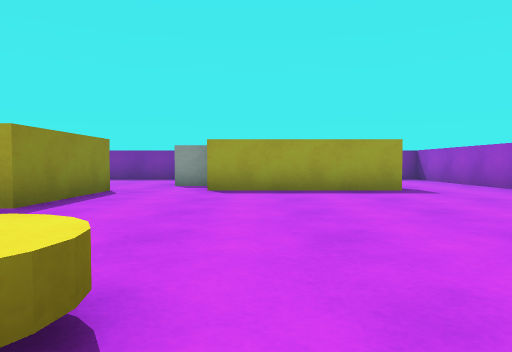
[1] (above)

15 first-person views from a walk through a 3-D level made in the Unity game engine. The camera is 0.56 m above the floor, tilts 2° down and sees 70° across. The floor is counted in squares, 1 m on a side. Each view is taken from the middle of a square. On the plan, view 1 faces up. The plan holds only what a view shows up to about 10 squares ahead; the rest is blank. The player character is not drawn. Surface patterns are stand-ins for the level's own textures.

[2]
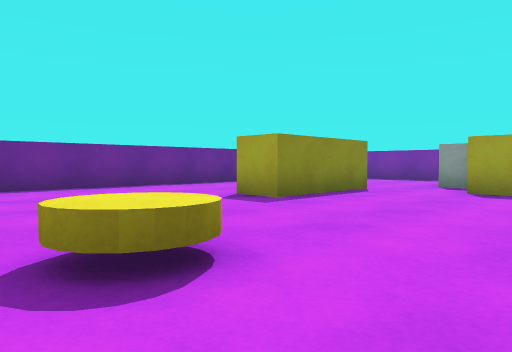

[3]
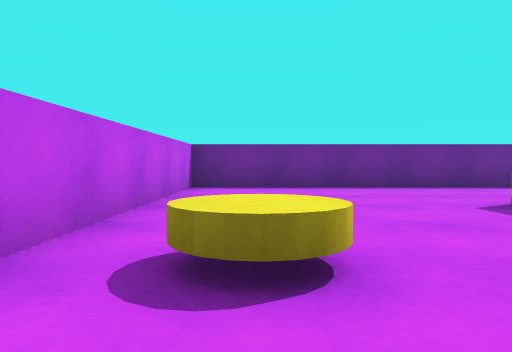

[4]
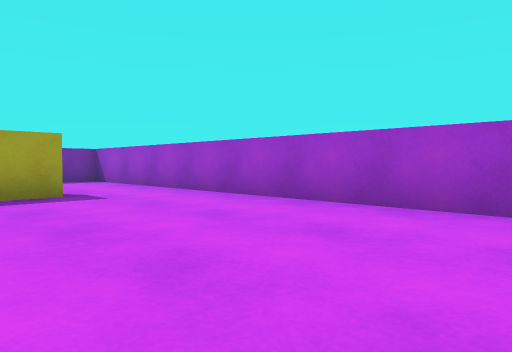

[5]
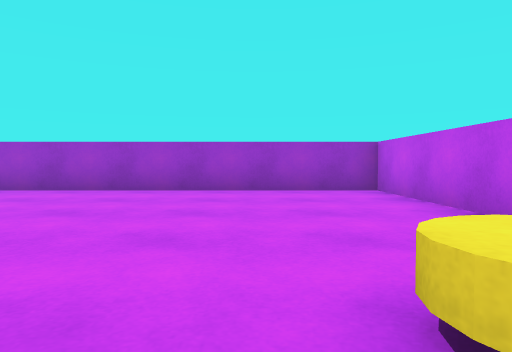

[6]
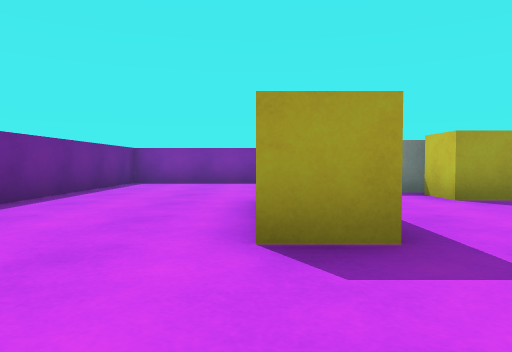

[7]
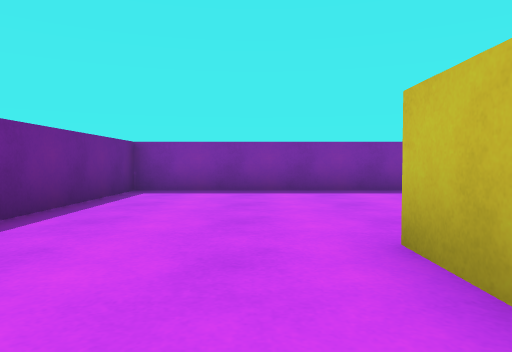

[8]
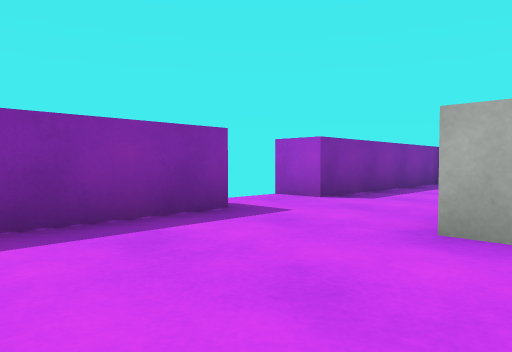

[9]
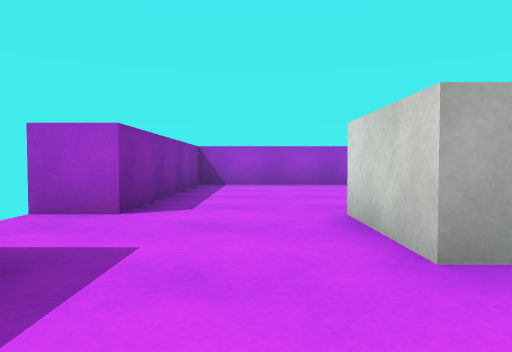

[10]
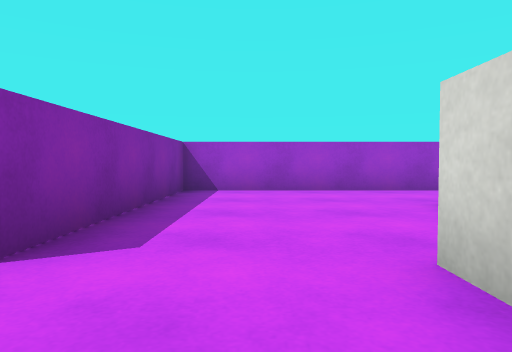

[11]
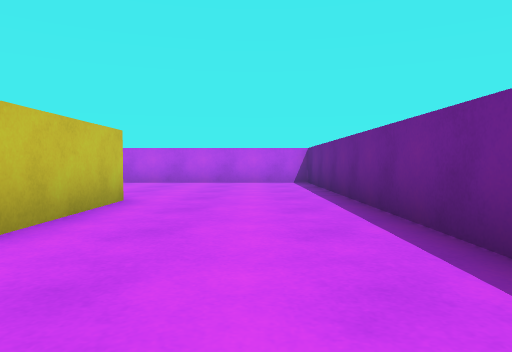

[12]
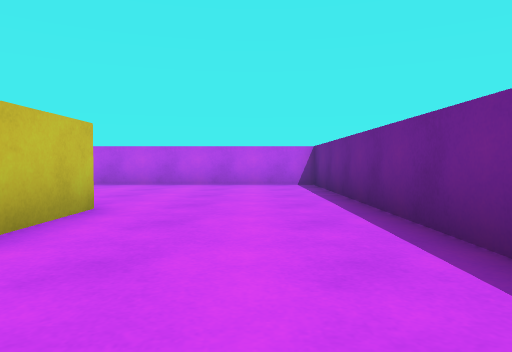

[13]
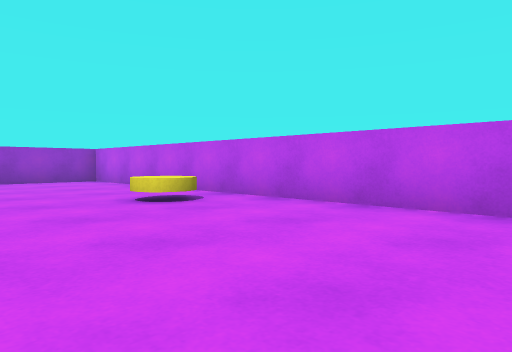

[14]
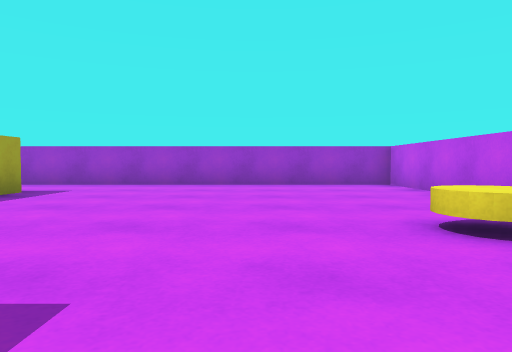

[15]
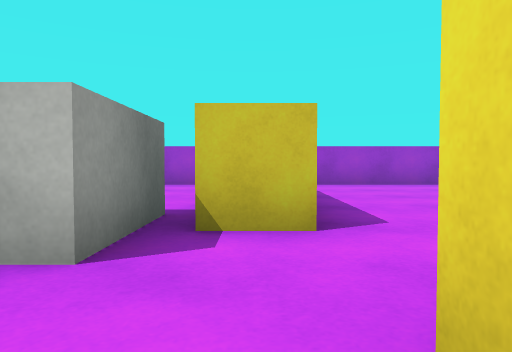

### Floor plan
Points are (right, up) in squares from view 1. A wall is a line through its corners. A room is listed if a view was taken in it or the views show most of it. See-through windows are left out.
Room 1 (views 1, 2, 3, 4, 5, 6, 7, 8, 9, 10, 11, 12, 13, 14, 15)
walls: (-3, 7.6) (-3, 4.5) (-4, 4.5) (-4, 7.5); (3.1, 7.5) (-1, 7.5) (-1, 8.5); (-1.9, 12.5) (-7.5, 12.5) (-7.5, -0.5) (5.5, -0.5) (5.5, 12.5) (0, 12.5) (0, 13.5)
objects: white block (-2, 9) to (0, 10); yellow disc (-1, 1)

Positions as (right, up) in squares from view 1, and headings:
1: (0, 0), facing up
2: (1, 0), facing up-left
3: (1, 1), facing left
4: (1, 1), facing up-right
5: (-2, 2), facing right
6: (-4, 2), facing up
7: (-5, 5), facing up
8: (-5, 9), facing up-right
9: (-4, 11), facing right
10: (-2, 11), facing right
11: (-6, 10), facing down
12: (-6, 9), facing down
13: (-6, 4), facing down-right
14: (-4, 3), facing right
15: (-4, 8), facing right
